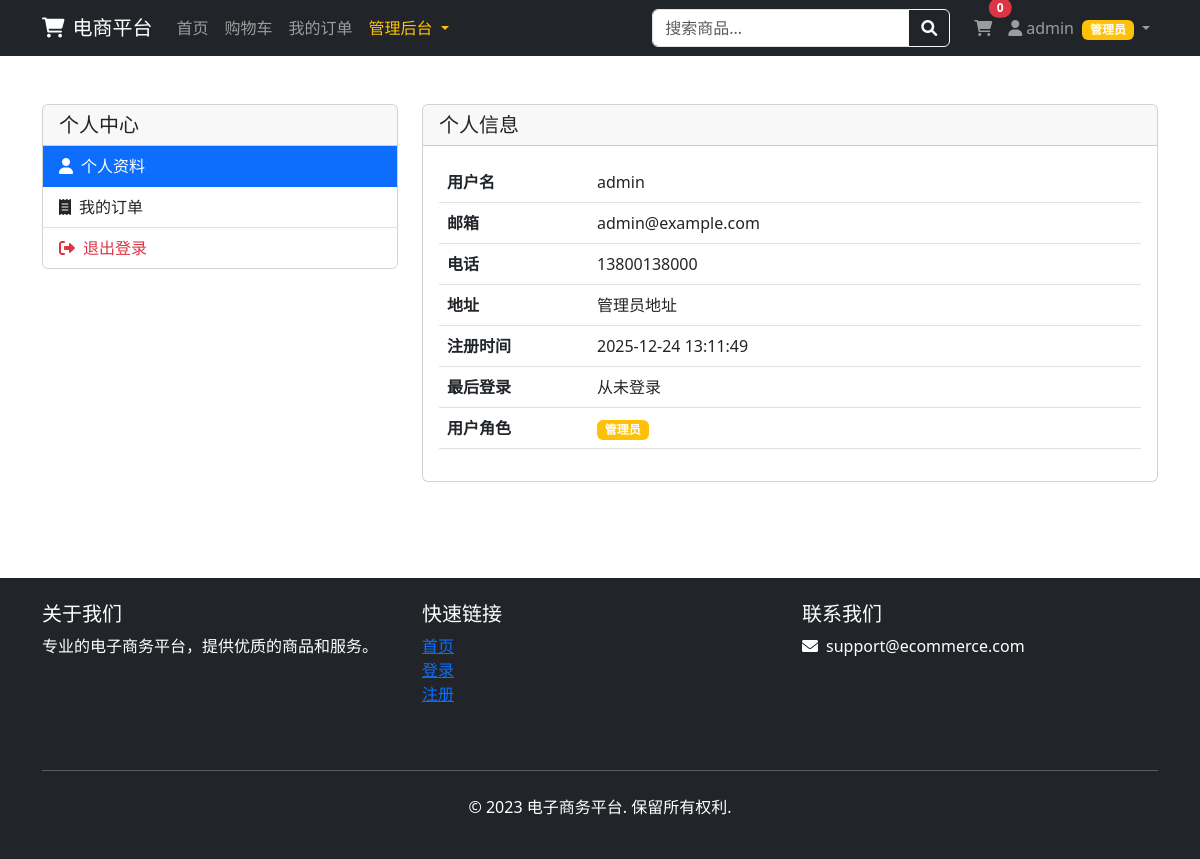
Before: /auth/profile (signed in) with the older database file.
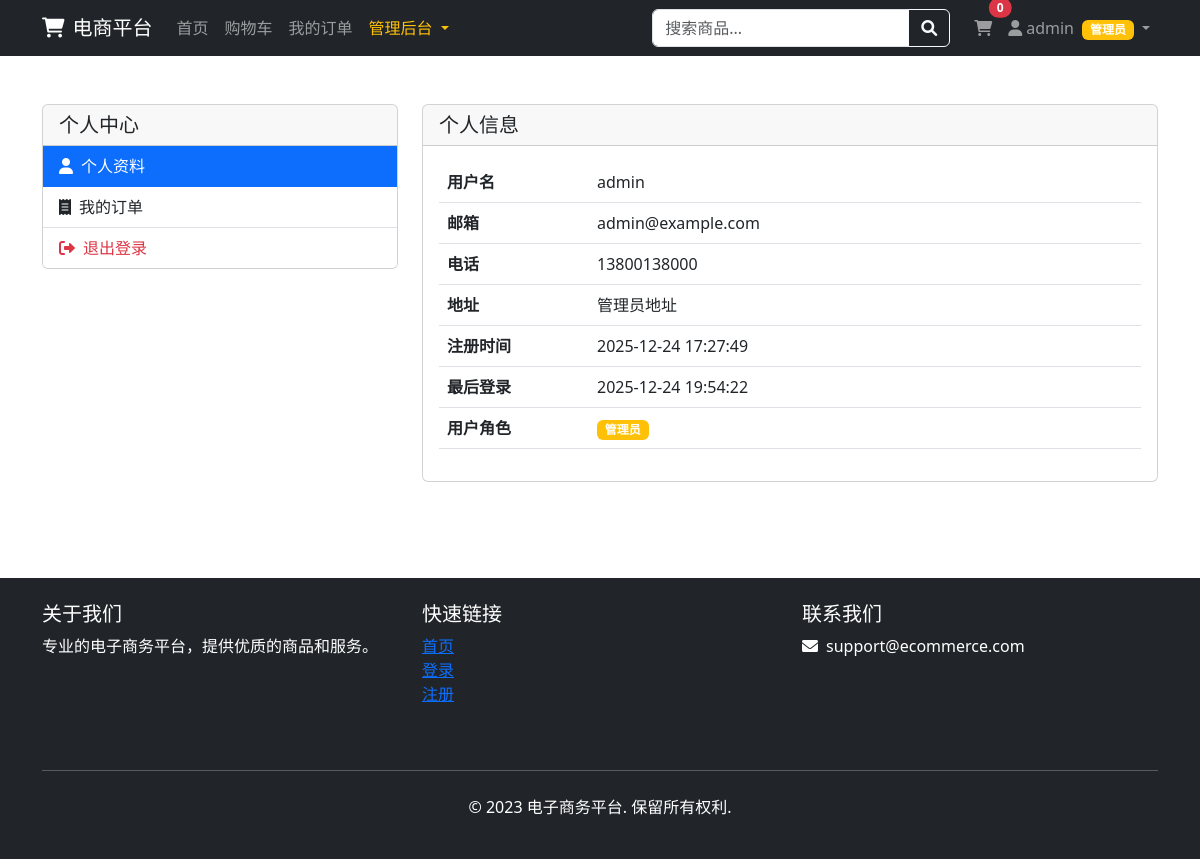
After: the same page with the newer database file.
### app/models.py (models this page shows, shortened)
class User(UserMixin, db.Model):
    __tablename__ = 'users'
    id = db.Column(db.Integer, primary_key=True)
    username = db.Column(db.String(64), unique=True, nullable=False, index=True)
    email = db.Column(db.String(120), unique=True, nullable=False, index=True)
    password_hash = db.Column(db.String(256), nullable=False)
    is_admin = db.Column(db.Boolean, default=False)
    is_active = db.Column(db.Boolean, default=True)
    created_at = db.Column(db.DateTime, default=datetime.utcnow)
    last_login = db.Column(db.DateTime)
    phone = db.Column(db.String(20))
    address = db.Column(db.Text)
    avatar = db.Column(db.String(200), default='default_avatar.png')
    carts = db.relationship('Cart', backref='user', lazy='dynamic')
    orders = db.relationship('Order', backref='user', lazy='dynamic')
    reviews = db.relationship('Review', backref='user', lazy='dynamic')
    logs = db.relationship('UserLog', backref='user', lazy='dynamic')

### app/auth/routes.py (the view)
@auth.route('/profile')
@login_required
def profile():
    return render_template('profile.html')

### app/context_processors.py (called while the page is built)
def inject_now():
    return {'now': datetime.utcnow()}

def inject_categories():
    try:
        categories = Category.query.order_by(Category.name).all()
        return {'categories': categories}
    except:
        return {'categories': []}

def inject_cart_info():
    from flask_login import current_user
    cart_items_count = 0
    cart_total_amount = 0
    if current_user.is_authenticated:
        try:
            cart = Cart.query.filter_by(user_id=current_user.id).first()
            if cart:
                cart_items_count = cart.total_quantity
                cart_total_amount = float(cart.total_price)
        except:
            pass
    return {
        'cart_items_count': cart_items_count,
        'cart_total_amount': cart_total_amount
    }

### app/models.py (called while the page is built)
@login_manager.user_loader
def load_user(user_id):
    return User.query.get(int(user_id))

    @property
    def total_price(self):
        return sum(item.subtotal for item in self.items)

    @property
    def total_quantity(self):
        return sum(item.quantity for item in self.items)

### app/templates/profile.html (shortened to what this page needs)
{% extends "base.html" %}
{% block content %}
<div class="container py-5">
    <div class="row">
        <div class="col-md-4">
            <div class="card">
                <div class="card-header">
                    <h5 class="mb-0">个人中心</h5>
                </div>
                <div class="list-group list-group-flush">
                    <a href="{{ url_for('auth.profile') }}" class="list-group-item list-group-item-action active">
                        <i class="fas fa-user me-2"></i>个人资料
                    </a>
                    <a href="{{ url_for('order.order_list') }}" class="list-group-item list-group-item-action">
                        <i class="fas fa-receipt me-2"></i>我的订单
                    </a>
                    <a href="{{ url_for('auth.logout') }}" class="list-group-item list-group-item-action text-danger">
                        <i class="fas fa-sign-out-alt me-2"></i>退出登录
                    </a>
                </div>
            </div>
        </div>
        <div class="col-md-8">
            <div class="card">
                <div class="card-header">
                    <h5 class="mb-0">个人信息</h5>
                </div>
                <div class="card-body">
                    <table class="table">
                        <tr>
                            <th style="width: 150px;">用户名</th>
                            <td>{{ current_user.username }}</td>
                        </tr>
                        <tr>
                            <th>邮箱</th>
                            <td>{{ current_user.email }}</td>
                        </tr>
                        <tr>
                            <th>电话</th>
                            <td>{{ current_user.phone or '未设置' }}</td>
                        </tr>
                        <tr>
                            <th>地址</th>
                            <td>{{ current_user.address or '未设置' }}</td>
                        </tr>
                        <tr>
                            <th>注册时间</th>
                            <td>{{ current_user.created_at.strftime('%Y-%m-%d %H:%M:%S') }}</td>
                        </tr>
                        <tr>
                            <th>最后登录</th>
                            <td>
                                {% if current_user.last_login %}
                                    {{ current_user.last_login.strftime('%Y-%m-%d %H:%M:%S') }}
                                {% else %}
                                    从未登录
                                {% endif %}
                            </td>
                        </tr>
                        <tr>
                            <th>用户角色</th>
                            <td>
                                {% if current_user.is_admin %}
                                    <span class="badge bg-warning">管理员</span>
                                {% else %}
                                    <span class="badge bg-secondary">普通用户</span>
                                {% endif %}
                            </td>
                        </tr>
                    </table>
                </div>
            </div>
        </div>
    </div>
</div>
{% endblock %}

### app/templates/base.html (shortened to what the changed rows need)
<!DOCTYPE html>
<html lang="zh-CN">
<head>
    <link href="https://cdn.jsdelivr.net/npm/bootstrap@5.3.0/dist/css/bootstrap.min.css" rel="stylesheet">
    <link href="https://cdnjs.cloudflare.com/ajax/libs/font-awesome/6.0.0/css/all.min.css" rel="stylesheet">
    <link href="{{ url_for('static', filename='css/style.css') }}" rel="stylesheet">
</head>
<body>
    <nav class="navbar navbar-expand-lg navbar-dark bg-dark sticky-top">
        <div class="container">
            <div class="collapse navbar-collapse" id="navbarNav">
                <ul class="navbar-nav">
                    {% if current_user.is_authenticated %}
                    <li class="nav-item dropdown">
                        <a class="nav-link dropdown-toggle" href="#" role="button" data-bs-toggle="dropdown">
                            <i class="fas fa-user me-1"></i>{{ current_user.username }}
                            {% if current_user.is_admin %}
                            <span class="badge bg-warning ms-1">管理员</span>
                            {% endif %}
                        </a>
                    </li>
                    {% endif %}
                </ul>
            </div>
        </div>
    </nav>
    <main>
        {% block content %}{% endblock %}
    </main>
</body>
</html>

Changed rows visible on the page:
changed User "admin": created_at "2025-12-24 13:11:49" → "2025-12-24 17:27:49"; last_login (not shown) → "2025-12-24 19:54:22"
Other visible differences:
text no longer shown: "从未登录"
